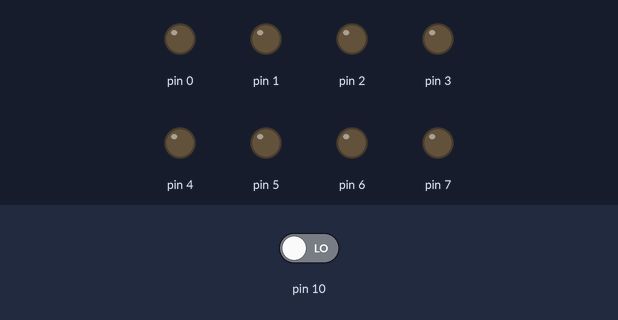
Simulated run of this sketch. Board: Arduino Uno, built with avr-gcc and run on an emulated ATmega328P. On the bench: output pins drawn as LEDs (lit = HIGH). Inputs (shaded band) come from the test bench; at power-on: pin 10 LOW. Random numbers use the default seed unless the sketch sets one.

Above: at 1.2 s.
1.3 s: pin 10 driven HIGH
At 1.44 s:
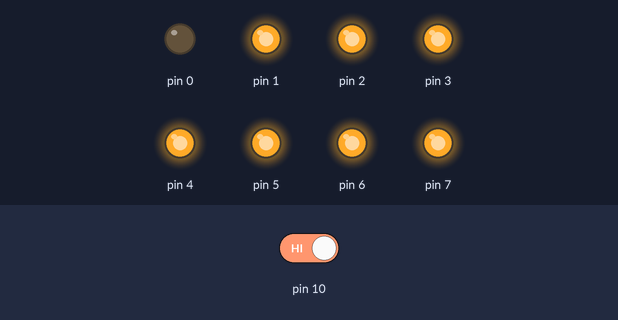
At 4.2 s:
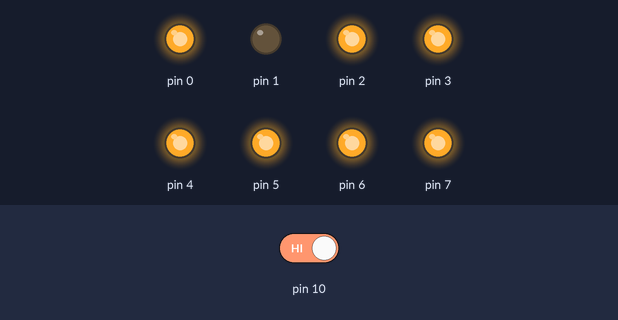
4.3 s: pin 10 driven LOW
Timing chart, 0 to 7.3 s (numbered marks = the images above; inputs shaded):
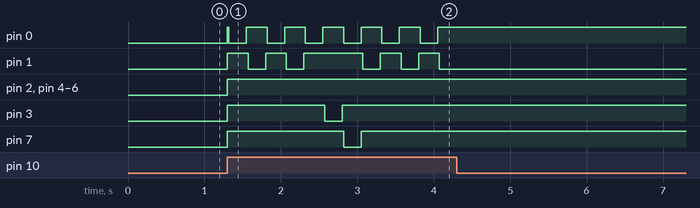

Measured:
- after the input at 1.3 s, pin 0: LOW → HIGH at once, then repeats every 0.50 s: LOW 0.23 s, HIGH 0.27 s; pin 1: LOW → HIGH at once, → LOW 0.27 s later, → HIGH 0.23 s later, → LOW 0.27 s later, … (10 changes in this stretch)
- after the input at 4.3 s, every drawn part: stays the same

The sketch:

System3_v1.ino
```cpp
unsigned int SOA = 250;
unsigned int HTime = 230;
unsigned char ProDeno = 10;
unsigned char StdSequence[] = {1,2};
unsigned char DevSequence[] = {4,8};

boolean PreviousDev = false;

void setup() {

  for (int i=0;i<8;i++){
    pinMode(i,OUTPUT);
  }

  pinMode(10,INPUT);
  randomSeed(analogRead(0));

}

void loop() {
  while(digitalRead(10) == 1){
    for (int i=0;i<sizeof(StdSequence);i++){
      WriteByte(~0x00);
      delay(SOA-HTime);
      if (random(ProDeno) == 0 && PreviousDev == false){
        PreviousDev = true;
        WriteByte(~DevSequence[i]);
      }else{
        if (PreviousDev == true){
          WriteByte(~(StdSequence[i] | 0x80));
          PreviousDev = false;
        }else{
          WriteByte(~StdSequence[i]);
        }
      }
      delay(HTime);
    }
  }
}

void WriteByte(unsigned char Data){
    for(int i=0;i<8;i++){
        digitalWrite(i,((Data>>i)&0x01));
    }
}
```
